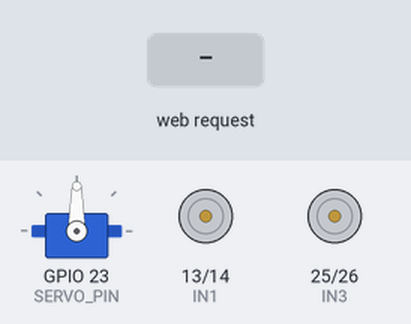
A sketch run on a simulated ESP32. On the bench: servo, motor-driver pin pairs drawn as motors (green arrow = first pin HIGH = forward, orange = second pin HIGH = backward, longer = more drive). The inputs (shaded band) are chosen by the test bench. What the sketch prints to the serial monitor is not drawn.

Above: at 1.7 s.
1.8 s: HTTP request GET /move?dir=forward received
At 3.0 s:
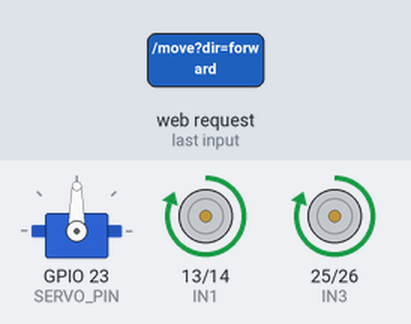
3.3 s: HTTP request GET /move?dir=backward received
At 4.1 s:
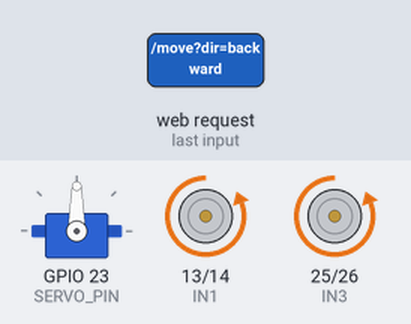
4.8 s: HTTP request GET /move?dir=left received
At 5.2 s:
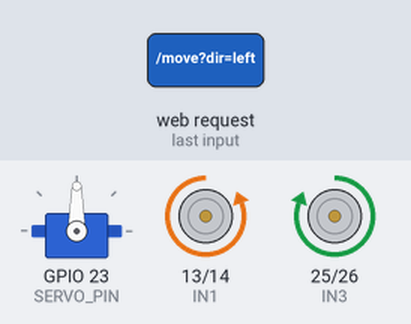
6.3 s: HTTP request GET /move?dir=right received
At 7.5 s:
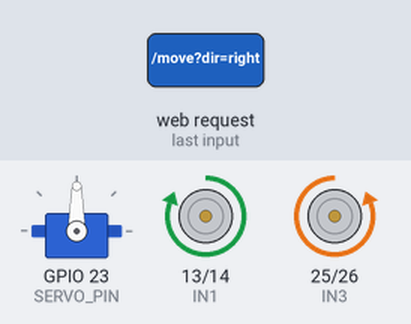
7.8 s: HTTP request GET /move received
At 8.7 s:
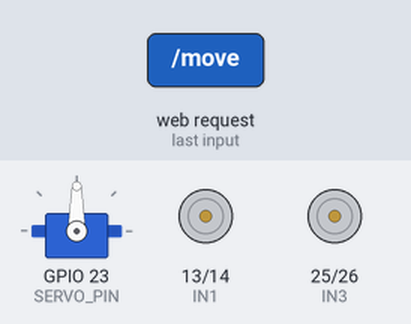
Timing chart, 0 to 10.3 s (numbered marks = the images above; inputs shaded):
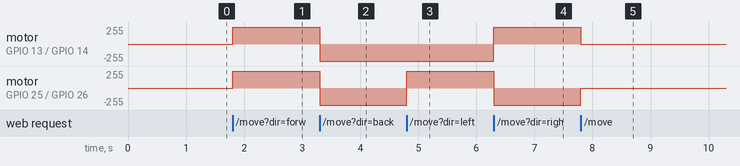

Measured:
- after the input at 1.8 s, motor on GPIO 13 (IN1) / GPIO 14 (IN2), motor on GPIO 25 (IN3) / GPIO 26 (IN4): stopped → forward 255/255 at once
- after the input at 3.3 s, motor on GPIO 13 (IN1) / GPIO 14 (IN2), motor on GPIO 25 (IN3) / GPIO 26 (IN4): forward 255/255 → backward 255/255 at once
- after the input at 4.8 s, motor on GPIO 25 (IN3) / GPIO 26 (IN4): backward 255/255 → forward 255/255 at once
- after the input at 6.3 s, motor on GPIO 13 (IN1) / GPIO 14 (IN2): backward 255/255 → forward 255/255 at once; motor on GPIO 25 (IN3) / GPIO 26 (IN4): forward 255/255 → backward 255/255 at once
- after the input at 7.8 s, motor on GPIO 13 (IN1) / GPIO 14 (IN2): forward 255/255 → stopped at once; motor on GPIO 25 (IN3) / GPIO 26 (IN4): backward 255/255 → stopped at once

The sketch:

agrishield_main.ino
```cpp
#include <WiFi.h>
#include <WebServer.h>
#include <DHT.h>
#include <ESP32Servo.h>

// ========================================
// AGRISHIELD - ROVER CONTROLLER
// ESP32 + L298N + SENSORS + WEB DASHBOARD
// ESP32-CAM EXCLUDED
// ========================================

// Wi-Fi Access Point
const char* ssid = "AgriShield";
const char* password = "12345678";

WebServer server(80);

// ========================================
// MOTOR DRIVER PINS
// ========================================

#define IN1 13
#define IN2 14
#define IN3 25
#define IN4 26

// ========================================
// SENSOR PINS
// ========================================

#define DHTPIN 4
#define DHTTYPE DHT22

#define SOIL_PIN 34
#define LDR_PIN 32
#define IR_PIN 33

#define SERVO_PIN 23

DHT dht(DHTPIN, DHTTYPE);
Servo probeServo;

// Probe positions
#define PROBE_UP 90
#define PROBE_DOWN 40

// Sensor variables
float temperature = NAN;
float humidity = NAN;

int soilValue = 0;
int ldrValue = 0;
int irValue = 0;

// ========================================
// MOTOR CONTROL
// ========================================

void stopMotors() {
  digitalWrite(IN1, LOW);
  digitalWrite(IN2, LOW);
  digitalWrite(IN3, LOW);
  digitalWrite(IN4, LOW);
}

void moveForward() {
  digitalWrite(IN1, HIGH);
  digitalWrite(IN2, LOW);
  digitalWrite(IN3, HIGH);
  digitalWrite(IN4, LOW);
}

void moveBackward() {
  digitalWrite(IN1, LOW);
  digitalWrite(IN2, HIGH);
  digitalWrite(IN3, LOW);
  digitalWrite(IN4, HIGH);
}

void turnLeft() {
  digitalWrite(IN1, LOW);
  digitalWrite(IN2, HIGH);
  digitalWrite(IN3, HIGH);
  digitalWrite(IN4, LOW);
}

void turnRight() {
  digitalWrite(IN1, HIGH);
  digitalWrite(IN2, LOW);
  digitalWrite(IN3, LOW);
  digitalWrite(IN4, HIGH);
}

// ========================================
// SOIL PROBE SERVO
// ========================================

void probeUp() {
  probeServo.write(PROBE_UP);
  Serial.println("Soil probe: UP");
}

void probeDown() {
  probeServo.write(PROBE_DOWN);
  Serial.println("Soil probe: DOWN");
}

// ========================================
// READ SENSORS
// ========================================

void readSensors() {

  temperature = dht.readTemperature();
  humidity = dht.readHumidity();

  soilValue = analogRead(SOIL_PIN);
  ldrValue = analogRead(LDR_PIN);
  irValue = digitalRead(IR_PIN);
}

// ========================================
// SENSOR JSON RESPONSE
// ========================================

void sendSensorData() {

  readSensors();

  String json = "{";

  if (isnan(temperature)) {
    json += "\"temperature\":null,";
  } else {
    json += "\"temperature\":" + String(temperature, 1) + ",";
  }

  if (isnan(humidity)) {
    json += "\"humidity\":null,";
  } else {
    json += "\"humidity\":" + String(humidity, 1) + ",";
  }

  json += "\"soil\":" + String(soilValue) + ",";
  json += "\"ldr\":" + String(ldrValue) + ",";
  json += "\"ir\":" + String(irValue);

  json += "}";

  server.send(200, "application/json", json);

  Serial.println(json);
}

// ========================================
// DASHBOARD HTML
// ========================================

const char dashboard[] PROGMEM = R"rawliteral(

<!DOCTYPE html>
<html>

<head>

<title>AgriShield Rover</title>

<meta name="viewport"
content="width=device-width, initial-scale=1">

<style>

body {
  background: #101820;
  color: white;
  font-family: Arial;
  text-align: center;
  margin: 0;
}

header {
  background: #174d32;
  padding: 18px;
}

h2 {
  margin: 5px;
}

.container {
  padding: 12px;
}

.card {
  background: #202e38;
  padding: 15px;
  margin: 12px auto;
  border-radius: 12px;
  max-width: 500px;
}

.sensor {
  display: grid;
  grid-template-columns: 1fr 1fr;
  gap: 10px;
}

.value {
  background: #30424e;
  padding: 15px;
  border-radius: 10px;
}

.value h3 {
  color: #9ee6b0;
}

button {
  border: none;
  border-radius: 10px;
  padding: 15px 20px;
  margin: 5px;
  font-size: 16px;
  color: white;
  background: #26834b;
  cursor: pointer;
}

button:active {
  background: #14552d;
}

.stop {
  background: #d32f2f;
}

.probe {
  background: #2469a0;
}

.grid {
  display: grid;
  grid-template-columns: repeat(3, 1fr);
  max-width: 300px;
  margin: auto;
}

.status {
  color: #9ee6b0;
}

</style>

</head>

<body>

<header>

<h2>AGRISHIELD</h2>

<p>Active AI Crop Diagnostic Rover</p>

<p class="status">ROVER DASHBOARD ONLINE</p>

</header>

<div class="container">

<div class="card">

<h3>Rover Movement</h3>

<div class="grid">

<div></div>

<button onclick="move('forward')">▲</button>

<div></div>

<button onclick="move('left')">◀</button>

<button class="stop"
onclick="move('stop')">STOP</button>

<button onclick="move('right')">▶</button>

<div></div>

<button onclick="move('backward')">▼</button>

<div></div>

</div>

</div>

<div class="card">

<h3>Soil Probe Control</h3>

<button class="probe"
onclick="probe('down')">
LOWER PROBE
</button>

<button class="probe"
onclick="probe('up')">
RAISE PROBE
</button>

<p id="probeStatus">Probe position: UP</p>

</div>

<div class="card">

<h3>Live Sensor Monitoring</h3>

<div class="sensor">

<div class="value">
<h3>Temperature</h3>
<p id="temp">--</p>
</div>

<div class="value">
<h3>Humidity</h3>
<p id="humidity">--</p>
</div>

<div class="value">
<h3>Soil Moisture</h3>
<p id="soil">--</p>
</div>

<div class="value">
<h3>Light (LDR)</h3>
<p id="ldr">--</p>
</div>

<div class="value">
<h3>IR Sensor</h3>
<p id="ir">--</p>
</div>

</div>

<p id="updated">Waiting for sensor data...</p>

</div>

</div>

<script>

function move(direction) {

  fetch('/move?dir=' + direction)
  .then(response => response.text())
  .then(data => console.log(data))
  .catch(error => console.log(error));

}

function probe(position) {

  fetch('/probe?pos=' + position)
  .then(response => response.text())
  .then(data => {

    document.getElementById('probeStatus')
    .innerText = 'Probe position: ' + position.toUpperCase();

  });

}

function updateSensors() {

  fetch('/sensors')
  .then(response => response.json())
  .then(data => {

    document.getElementById('temp').innerText =
      data.temperature === null ? 'ERROR' :
      data.temperature + ' °C';

    document.getElementById('humidity').innerText =
      data.humidity === null ? 'ERROR' :
      data.humidity + ' %';

    document.getElementById('soil').innerText =
      data.soil;

    document.getElementById('ldr').innerText =
      data.ldr;

    document.getElementById('ir').innerText =
      data.ir == 0 ? 'OBJECT DETECTED' : 'NO OBJECT';

    document.getElementById('updated').innerText =
      'Last updated: ' + new Date().toLocaleTimeString();

  })
  .catch(error => {

    document.getElementById('updated').innerText =
      'Sensor connection error';

  });

}

setInterval(updateSensors, 1500);

updateSensors();

</script>

</body>
</html>

)rawliteral";

// ========================================
// WEB SERVER ROUTES
// ========================================

void handleRoot() {
  server.send_P(200, "text/html", dashboard);
}

void handleMovement() {

  String direction = server.arg("dir");

  if (direction == "forward") {
    moveForward();
  }

  else if (direction == "backward") {
    moveBackward();
  }

  else if (direction == "left") {
    turnLeft();
  }

  else if (direction == "right") {
    turnRight();
  }

  else {
    stopMotors();
  }

  server.send(200, "text/plain", "Movement: " + direction);
}

void handleProbe() {

  String position = server.arg("pos");

  if (position == "down") {
    probeDown();
  }

  else {
    probeUp();
  }

  server.send(200, "text/plain", "Probe: " + position);
}

// ========================================
// SETUP
// ========================================

void setup() {

  Serial.begin(115200);

  Serial.println();
  Serial.println("================================");
  Serial.println("AGRISHIELD ROVER STARTING");
  Serial.println("================================");

  // Motor pins

  pinMode(IN1, OUTPUT);
  pinMode(IN2, OUTPUT);
  pinMode(IN3, OUTPUT);
  pinMode(IN4, OUTPUT);

  stopMotors();

  // Sensor pins

  pinMode(SOIL_PIN, INPUT);
  pinMode(LDR_PIN, INPUT);
  pinMode(IR_PIN, INPUT);

  // DHT22

  dht.begin();

  // Servo

  probeServo.setPeriodHertz(50);
  probeServo.attach(SERVO_PIN, 500, 2400);

  probeUp();

  // ADC

  analogReadResolution(12);

  // Wi-Fi Access Point

  WiFi.mode(WIFI_AP);

  WiFi.softAP(ssid, password);

  delay(500);

  Serial.println();
  Serial.println("Wi-Fi Access Point Started");

  Serial.print("Network: ");
  Serial.println(ssid);

  Serial.print("Dashboard IP: ");
  Serial.println(WiFi.softAPIP());

  // Dashboard routes

  server.on("/", handleRoot);

  server.on("/move", handleMovement);

  server.on("/probe", handleProbe);

  server.on("/sensors", sendSensorData);

  server.begin();

  Serial.println("Web server started");

  Serial.println("AGRISHIELD ROVER READY");

  Serial.println("================================");
}

// ========================================
// MAIN LOOP
// ========================================

void loop() {

  server.handleClient();

}
```
